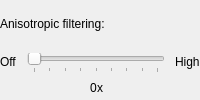
              <widget class="QFrame" name="anisotropicFrame">
               <layout class="QVBoxLayout" name="verticalLayout_55">
                <property name="spacing">
                 <number>5</number>
                </property>
                <property name="leftMargin">
                 <number>0</number>
                </property>
                <property name="topMargin">
                 <number>0</number>
                </property>
                <property name="rightMargin">
                 <number>0</number>
                </property>
                <property name="bottomMargin">
                 <number>0</number>
                </property>
                <item>
                 <widget class="QLabel" name="anisotropicLabel">
                  <property name="text">
                   <string>Anisotropic filtering:</string>
                  </property>
                 </widget>
                </item>
                <item>
                 <layout class="QHBoxLayout" name="horizontalLayout_10">
                  <property name="spacing">
                   <number>10</number>
                  </property>
                  <item>
                   <layout class="QHBoxLayout" name="horizontalLayout_33">
                    <property name="topMargin">
                     <number>2</number>
                    </property>
                    <item alignment="Qt::AlignTop">
                     <widget class="QLabel" name="anisotropicOffLabel">
                      <property name="text">
                       <string>Off</string>
                      </property>
                     </widget>
                    </item>
                   </layout>
                  </item>
                  <item>
                   <layout class="QVBoxLayout" name="verticalLayout_46">
                    <property name="spacing">
                     <number>2</number>
                    </property>
                    <item>
                     <widget class="QSlider" name="anisotropicSlider">
                      <property name="maximum">
                       <number>16</number>
                      </property>
                      <property name="singleStep">
                       <number>2</number>
                      </property>
                      <property name="pageStep">
                       <number>2</number>
                      </property>
                      <property name="orientation">
                       <enum>Qt::Horizontal</enum>
                      </property>
                      <property name="invertedAppearance">
                       <bool>false</bool>
                      </property>
                      <property name="invertedControls">
                       <bool>false</bool>
                      </property>
                      <property name="tickPosition">
                       <enum>QSlider::TicksBelow</enum>
                      </property>
                      <property name="tickInterval">
                       <number>2</number>
                      </property>
                     </widget>
                    </item>
                    <item>
                     <layout class="QHBoxLayout" name="horizontalLayout_4">
                      <property name="spacing">
                       <number>0</number>
                      </property>
                      <item>
                       <spacer name="horizontalSpacer_3">
                        <property name="orientation">
                         <enum>Qt::Horizontal</enum>
                        </property>
                        <property name="sizeType">
                         <enum>QSizePolicy::MinimumExpanding</enum>
                        </property>
                        <property name="sizeHint" stdset="0">
                         <size>
                          <width>0</width>
                          <height>0</height>
                         </size>
                        </property>
                       </spacer>
                      </item>
                      <item>
                       <widget class="QLabel" name="anisotropicLabelVal">
                        <property name="sizePolicy">
                         <sizepolicy hsizetype="Fixed" vsizetype="Preferred">
                          <horstretch>0</horstretch>
                          <verstretch>0</verstretch>
                         </sizepolicy>
                        </property>
                        <property name="text">
                         <string notr="true">0</string>
                        </property>
                       </widget>
                      </item>
                      <item>
                       <widget class="QLabel" name="anisotropicXLabel">
                        <property name="sizePolicy">
                         <sizepolicy hsizetype="Fixed" vsizetype="Preferred">
                          <horstretch>0</horstretch>
                          <verstretch>0</verstretch>
                         </sizepolicy>
                        </property>
                        <property name="text">
                         <string notr="true">x</string>
                        </property>
                       </widget>
                      </item>
                      <item>
                       <spacer name="horizontalSpacer_6">
                        <property name="orientation">
                         <enum>Qt::Horizontal</enum>
                        </property>
                        <property name="sizeType">
                         <enum>QSizePolicy::MinimumExpanding</enum>
                        </property>
                        <property name="sizeHint" stdset="0">
                         <size>
                          <width>0</width>
                          <height>0</height>
                         </size>
                        </property>
                       </spacer>
                      </item>
                     </layout>
                    </item>
                   </layout>
                  </item>
                  <item>
                   <layout class="QHBoxLayout" name="horizontalLayout_34">
                    <property name="topMargin">
                     <number>2</number>
                    </property>
                    <item alignment="Qt::AlignTop">
                     <widget class="QLabel" name="anisotropicHighLabel">
                      <property name="text">
                       <string extracomment="The highest of a set of numbers">High</string>
                      </property>
                     </widget>
                    </item>
                   </layout>
                  </item>
                 </layout>
                </item>
               </layout>
              </widget>
